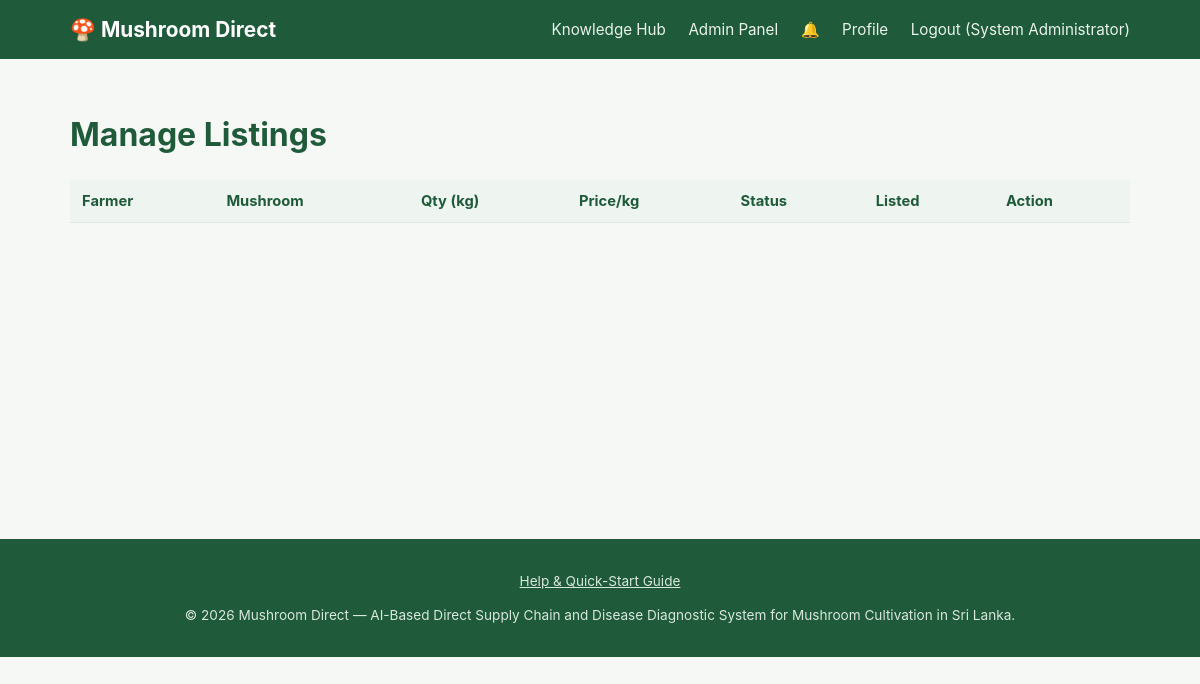
Before: /admin/listings.php (signed in) with the older database file.
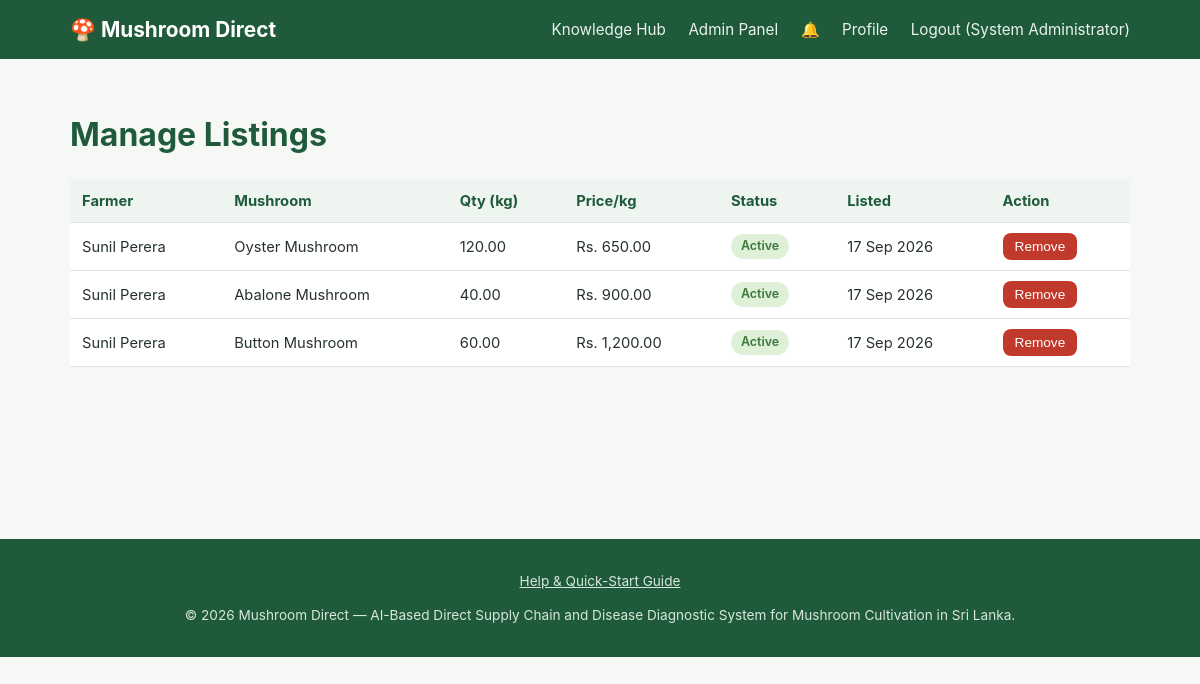
After: the same page with the newer database file.
### tables this page shows
CREATE TABLE listings (
  id INT AUTO_INCREMENT PRIMARY KEY,
  farmer_id INT NOT NULL,
  mushroom_type VARCHAR(100) NOT NULL,
  description TEXT,
  quantity_kg DECIMAL(10,2) NOT NULL,
  price_per_kg DECIMAL(10,2) NOT NULL,
  harvest_date DATE NULL,
  location VARCHAR(100) NULL COMMENT 'District / town of the farm (FR-MKT.3 filter)',
  image VARCHAR(255),
  status ENUM('active','sold_out','removed') NOT NULL DEFAULT 'active',
  created_at TIMESTAMP DEFAULT CURRENT_TIMESTAMP,
  FOREIGN KEY (farmer_id) REFERENCES users(id) ON DELETE CASCADE
);

CREATE TABLE users (
  id INT AUTO_INCREMENT PRIMARY KEY,
  role ENUM('farmer','buyer','admin','expert') NOT NULL,
  full_name VARCHAR(150) NOT NULL,
  email VARCHAR(150) NOT NULL UNIQUE,
  phone VARCHAR(20),
  password_hash VARCHAR(255) NOT NULL,
  business_name VARCHAR(150) NULL COMMENT 'Farm name (farmer) or Hotel/Restaurant name (buyer)',
  address VARCHAR(255),
  profile_image VARCHAR(255),
  is_verified TINYINT(1) NOT NULL DEFAULT 0,
  otp_code VARCHAR(255) NULL COMMENT 'Hashed one-time verification code (FR-AUTH.2)',
  otp_expires_at DATETIME NULL,
  reset_token VARCHAR(255) NULL COMMENT 'Hashed password-reset token (FR-AUTH.4)',
  reset_expires_at DATETIME NULL,
  status ENUM('active','suspended') NOT NULL DEFAULT 'active',
  created_at TIMESTAMP DEFAULT CURRENT_TIMESTAMP
);

### includes/functions.php (called while the page is built, shortened)
<?php
function e($value) {
    return htmlspecialchars((string) $value, ENT_QUOTES, 'UTF-8');
}
function format_money($amount) {
    return 'Rs. ' . number_format((float) $amount, 2);
}
function format_date($date) {
    return date('d M Y', strtotime($date));
}

### admin/listings.php (the view, shortened to what this page needs)
<?php
require_once __DIR__ . '/../includes/bootstrap.php';
$stmt = $pdo->query(
    "SELECT l.*, u.full_name AS farmer_name FROM listings l JOIN users u ON u.id = l.farmer_id
     WHERE l.status != 'removed' ORDER BY l.created_at DESC"
);
$listings = $stmt->fetchAll();
include __DIR__ . '/../includes/header.php';
?>
<h1>Manage Listings</h1>
<table class="data-table">
  <tr><th>Farmer</th><th>Mushroom</th><th>Qty (kg)</th><th>Price/kg</th><th>Status</th><th>Listed</th><th>Action</th></tr>
  <?php foreach ($listings as $l): ?>
    <tr>
      <td><?= e($l['farmer_name']) ?></td>
      <td><?= e($l['mushroom_type']) ?></td>
      <td><?= e($l['quantity_kg']) ?></td>
      <td><?= format_money($l['price_per_kg']) ?></td>
      <td><span class="badge badge-<?= e($l['status']) ?>"><?= e(ucfirst(str_replace('_',' ',$l['status']))) ?></span></td>
      <td><?= format_date($l['created_at']) ?></td>
      <td>
        <form method="post" style="display:inline">
          <button type="submit" class="btn btn-small btn-danger" onclick="return confirm('Remove this listing for policy violation?')">Remove</button>
        </form>
      </td>
    </tr>
  <?php endforeach; ?>
</table>
<?php include __DIR__ . '/../includes/footer.php'; ?>

Changed rows visible on the page:
added listings: farmer.full_name "Sunil Perera", mushroom_type "Oyster Mushroom", quantity_kg "120.00", price_per_kg "Rs. 650.00", status "Active", created_at "17 Sep 2026"
added listings: farmer.full_name "Sunil Perera", mushroom_type "Abalone Mushroom", quantity_kg "40.00", price_per_kg "Rs. 900.00", status "Active", created_at "17 Sep 2026"
added listings: farmer.full_name "Sunil Perera", mushroom_type "Button Mushroom", quantity_kg "60.00", price_per_kg "Rs. 1,200.00", status "Active", created_at "17 Sep 2026"
